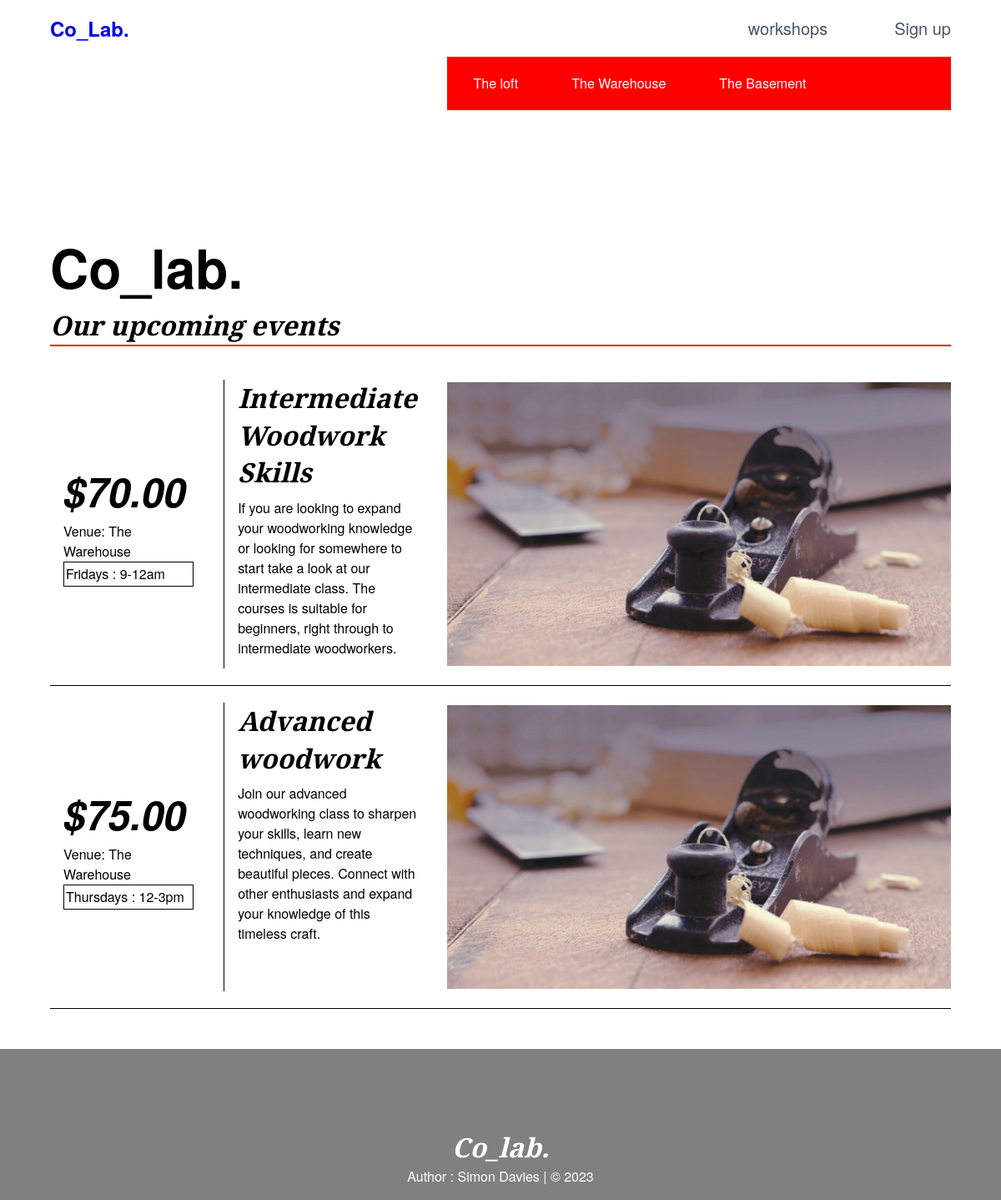
The page /views/workshopsByVenue.php?venueID=2 on the database its author committed.
### tables this page shows
CREATE TABLE `venue` (
  `venueID` int(11) NOT NULL,
  `venueTitle` varchar(256) NOT NULL,
  `venueDescription` text
);

CREATE TABLE `workshop` (
  `workshopID` int(11) NOT NULL,
  `workshopTitle` varchar(256) NOT NULL,
  `workshopDescription` text,
  `workshopImage` varchar(50) DEFAULT NULL,
  `workshopTimetable` varchar(255) DEFAULT NULL,
  `workshopCost` decimal(6,2) NOT NULL,
  `hostID` int(11) DEFAULT NULL,
  `venueID` int(11) DEFAULT NULL
);

### views/elements/workshopsList.php (the view, shortened to what this page needs)
<?php
function render_workshopList($result){
  foreach($result as $row):
    echo '<div class="griditem1"><p class="price"> $' . $row['workshopCost'] . '</p> <p>Venue: ' . $row['venueTitle'] . '</p><br> <p style="border:solid 1px black;padding:2px;font-weight:200;">' . $row['workshopTimetable'] . '</p></div>';
    echo '<div class="griditem2"><h3>' . $row['workshopTitle'] . '</h3><p>' . $row['workshopDescription'] . '</p></div>';
    echo '<div class="griditem3"><img alt = "' . $row['workshopImage'] . '" src="../views/images/' . $row['workshopImage'] . ' " /></div>';
    echo '<div class="border"> </div>';
  endforeach;
}
?>
<article class="flex center">
    <div class="gridcontainer">
      <div class="griditem3 subnav">
        <?php get_venue_items(); ?>
      </div>
      <div id="gridheader"><h1>Co_lab.</h1><h3>Our upcoming events</h3></div>
      <?php require('../controller/workshopsListController.php'); ?>
    </div>
  </article>

### model/functions.php (shortened to what this page needs)
<?php
require('pdo.php');
function get_venue_items() {
	global $pdo;
	$sql = 'SELECT * FROM co_Lab.venue';
	$result = $pdo->query($sql);
	foreach($result as $row):
		echo "<ul>";
		echo '<li><a href="workshopsByVenue.php?venueID=' .$row['venueID'] . ' " > ' . $row['venueTitle'] . ' </a></li>';
		echo "</ul>";
	endforeach;
}
function get_workshop_items_by_venue($venueID) {
	global $pdo;
	$sql = 'SELECT workshopID, workshopTitle, workshopDescription, workshopImage, workshopTimetable, workshopCost, hostID, workshop.venueID,  venue.venueTitle
	FROM workshop
	LEFT JOIN venue
	ON workshop.venueID=venue.venueID
	WHERE workshop.venueID =' . $venueID;
	$result = $pdo->query($sql);
	return $result;
}
?>

### views/css/style.css (style rules this page uses)
* { box-sizing: border-box; }
html { font-size: 16px; font-family: "HelveticaNeue-Light", "Helvetica Neue Light", "Helvetica Neue", Helvetica, Arial, "Lucida Grande", sans-serif; font-weight: 500; }
body { width: 100%; height: 100%; margin: 0; display: block; }
h1 { font-size: 4rem; }
h3 { font-size: 2rem; font-family: "Playfair Display", serif; font-style: italic; font-weight: 900; line-height: 1.4; }
p { font-family: "HelveticaNeue-Light", "Helvetica Neue Light", "Helvetica Neue", Helvetica, Arial, sans-serif; font-weight: 300; font-size: 1rem; }
a { text-decoration: none; }
li { list-style: none; }
.flex { display: flex; }
.center { justify-content: center; }
.gridcontainer { width: 90%; height: auto; display: grid; grid-template-columns: repeat(5, 1fr); grid-gap: 20px; padding: 0px; }
.gridcontainer > div { font-size: 1rem; }
.border { background-color: black; grid-column-start: 1; grid-column-end: 6; height: 1px; }
#gridheader { border-bottom: 2px solid red; grid-column-start: 1; grid-column-end: 6; margin-top: 120px; }
.subnav { background-color: red; }
.griditem1 { padding: 0px 1rem; grid-column-start: 1; grid-column-end: 2; display: flex; flex-wrap: wrap; align-content: center; }
.griditem1 > p { width: 100%; }
.griditem2 { padding: 0px 1rem; grid-column-start: 2; grid-column-end: 3; border-left: solid 0.5px black; }
.griditem2 > p { margin-top: 8px; }
.griditem3 { grid-column-start: 3; grid-column-end: 6; }
.griditem3 a { color: white; }
.griditem3 ul { display: inline-block; margin: 1.25rem 2rem; list-style-type: none; }
.griditem3 li { justify-content: flex-end; }
.griditem3 > img { width: 100%; height: 100%; object-fit: contain; }
.price { font-size: 3rem; font-weight: 600; font-style: italic; }

### rows shown on the page
venue: venueTitle "The loft"
venue: venueTitle "The Warehouse"
venue: venueTitle "The Basement"
workshop: workshopCost "70.00", venueID.venueTitle "The Warehouse", workshopTimetable "Fridays : 9-12am", workshopTitle "Intermediate Woodwork Skills", workshopDescription "If you are looking to expand your woodworking knowledge or looking for somewhere to start take a look at our intermediate class. The courses is suitable for beginners, right through to intermediate woodworkers.", workshopImage (picture)
workshop: workshopCost "75.00", venueID.venueTitle "The Warehouse", workshopTimetable "Thursdays : 12-3pm", workshopTitle "Advanced woodwork", workshopDescription "Join our advanced woodworking class to sharpen your skills, learn new techniques, and create beautiful pieces. Connect with other enthusiasts and expand your knowledge of this timeless craft.", workshopImage (picture)
